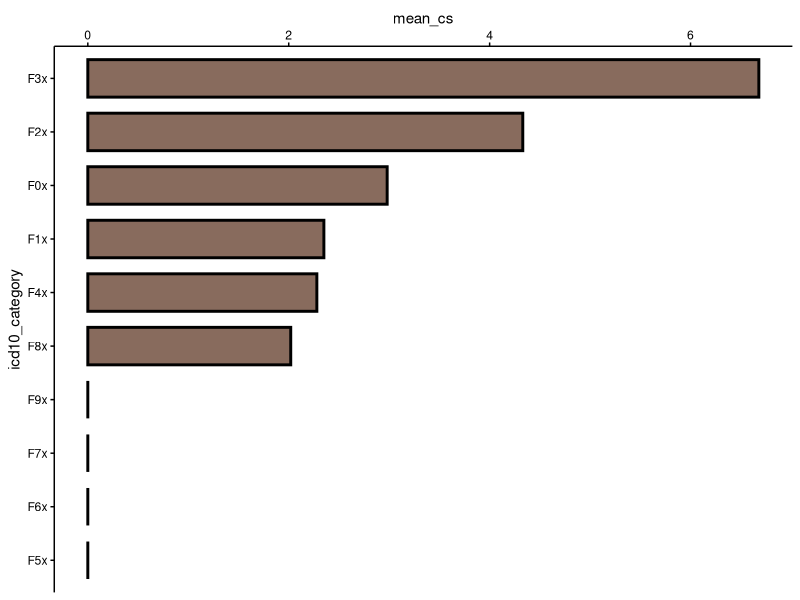
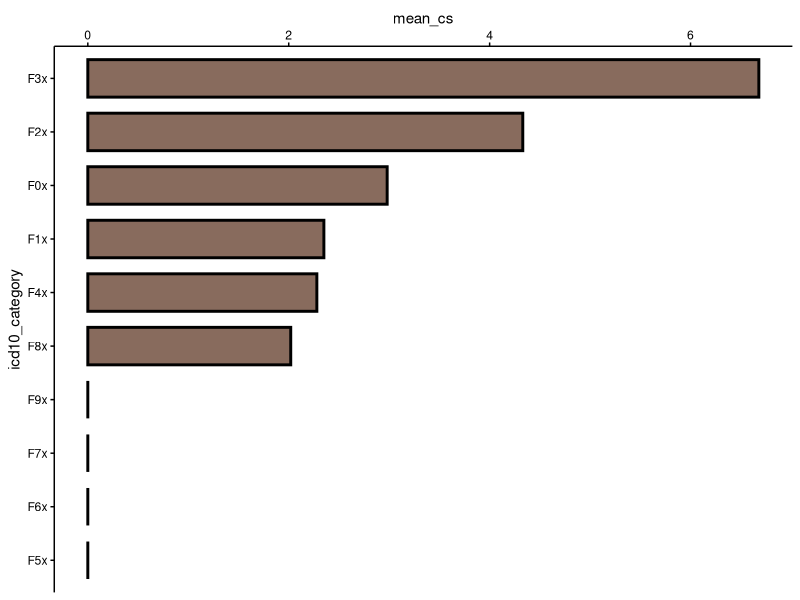

Here is the R script that generated these plots, in order:
library(tidyverse)

df <- tibble::tibble(
  icd10_category = c("F0x","F1x","F2x","F3x","F4x","F8x"),
  mean_cs        = c(2.98, 2.35, 4.33, 6.68, 2.28, 2.02)
)

# style (ten sam co u Ciebie)
bar_fill  <- "#552c17ff"  # earth-tone brown
bar_edge  <- "black"
bar_width <- 0.7
bar_lwd   <- 1

theme_black_text <- theme(
  plot.title   = element_text(color = "black"),
  axis.title.x = element_text(color = "black"),
  axis.title.y = element_text(color = "black"),
  axis.text.x  = element_text(color = "black"),
  axis.text.y  = element_text(color = "black"),
  axis.ticks   = element_line(color = "black"),
  axis.line    = element_line(color = "black")
)

# jeden barplot: Y = icd10_category, X = mean_cs, oś X na górze
p_mean_cs <- ggplot(
  df %>%
    complete(icd10_category = paste0("F", 0:9, "x"), fill = list(mean_cs = 0)) %>%
    arrange(mean_cs) %>%  # low -> high (high na górze)
    mutate(icd10_category = factor(icd10_category, levels = icd10_category)),
  aes(x = mean_cs, y = icd10_category)
) +
  geom_col(width = bar_width, fill = bar_fill, color = bar_edge, linewidth = bar_lwd, alpha = 0.7) +
  scale_x_continuous(position = "top") +
  theme_classic() +
  theme_black_text

p_mean_cs

dev.off()
out_dir  <- "/home/mateusz/projects/ifpan-michkor-gr/results_v2/overlap/overlap_GWASCatalogDisGeNETgenebass/figures"
out_file <- paste0("meanCS_grSystemic_barplot_", "13.02.2026", ".svg")

svg(filename = file.path(out_dir, out_file), width = 5, height = 4)
print(p_mean_cs)
dev.off()
